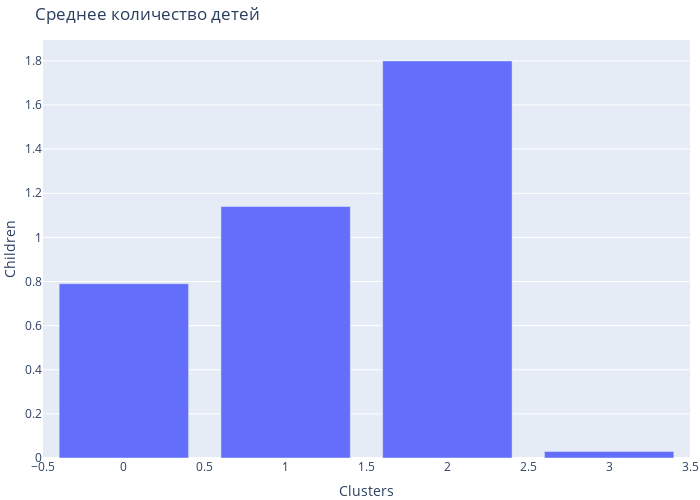

Notebook code for this chart:
### Code cell
fig = px.bar(by_cluster, y='Children',
                 height=500,
                 width=700,
                 title='Среднее количество детей')

fig.update_layout(legend_orientation='h',
                  legend=dict(x=.5, xanchor='center'),
                  hovermode='x',
                  margin=dict(l=0, r=10, t=40, b=0))

fig.show()

### Figure 1 — Plotly figure (JSON) as saved in the notebook; plotly's stock layout.template omitted (floating-point values rounded to 4 significant figures)
{"data": [{"alignmentgroup": "True", "hovertemplate": "Clusters=%{x}<br>Children=%{y}<extra></extra>", "legendgroup": "", "marker": {"color": "#636efa", "pattern": {"shape": ""}}, "name": "", "offsetgroup": "", "orientation": "v", "showlegend": false, "textposition": "auto", "type": "bar", "x": [0, 1, 2, 3], "xaxis": "x", "y": [0.79, 1.14, 1.8, 0.03], "yaxis": "y"}], "layout": {"barmode": "relative", "height": 500, "hovermode": "x", "legend": {"orientation": "h", "tracegroupgap": 0, "x": 0.5, "xanchor": "center"}, "margin": {"b": 0, "l": 0, "r": 10, "t": 40}, "title": {"text": "Среднее количество детей"}, "width": 700, "xaxis": {"anchor": "y", "domain": [0, 1], "title": {"text": "Clusters"}}, "yaxis": {"anchor": "x", "domain": [0, 1], "title": {"text": "Children"}}}}
